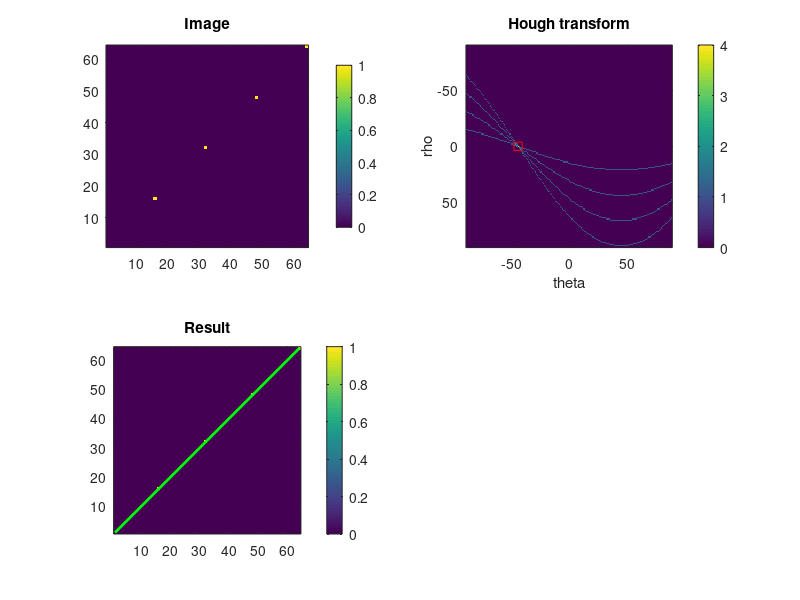

Source code (MATLAB):
% Make an image with a point
% ==========================
im = zeros(64,64);
im(48,48) = 1;

im(16,16) = 1;
im(32,32) = 1;
im(48,48) = 1;
im(64,64) = 1;

figure(1)
subplot(2,2,1), imagesc(im);
axis image; axis xy; colorbar;
title('Image'),

% Call the Hough transform
% ========================
[H,T,R] = hough(im, 'Theta', -90:89);
subplot(2,2,2), imagesc(T,R,H);
xlabel('theta'), ylabel('rho');
title('Hough transform'), colorbar;

% Detect peaks
% ============
P  = houghpeaks(H,10,'threshold', ceil(0.5*max(H(:))));
x = T(P(:,2)); y = R(P(:,1));
hold on
plot(x,y,'s','color','red'), hold off

% Inverse Hough transform give Hough lines
% ========================================
lines = houghlines(ones(size(im)),T,R,P);

% Overlay Hough lines on image
% ============================
subplot(2,2,3), imagesc(im), hold on
title('Result'),
axis image; axis xy; colorbar;
for k = 1:length(lines)
  xy = [lines(k).point1; lines(k).point2];
  plot(xy(:,1),xy(:,2),'LineWidth',2,'Color','green');
end
hold off
